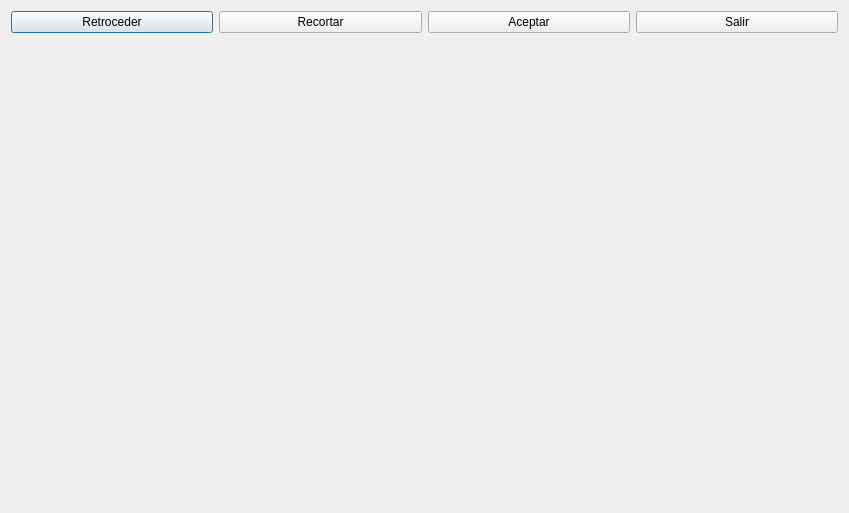
<?xml version="1.0" encoding="UTF-8"?>
<ui version="4.0">
 <class>Photoedit</class>
 <widget class="QDialog" name="Photoedit">
  <property name="geometry">
   <rect>
    <x>0</x>
    <y>0</y>
    <width>849</width>
    <height>513</height>
   </rect>
  </property>
  <property name="cursor">
   <cursorShape>CrossCursor</cursorShape>
  </property>
  <property name="windowTitle">
   <string>Dialog</string>
  </property>
  <layout class="QGridLayout" name="gridLayout_2">
   <item row="0" column="0">
    <layout class="QGridLayout" name="gridLayout">
     <item row="0" column="0">
      <widget class="QPushButton" name="PB_retroceder">
       <property name="cursor">
        <cursorShape>CrossCursor</cursorShape>
       </property>
       <property name="text">
        <string>Retroceder</string>
       </property>
      </widget>
     </item>
     <item row="0" column="1">
      <widget class="QPushButton" name="PB_recortar">
       <property name="cursor">
        <cursorShape>CrossCursor</cursorShape>
       </property>
       <property name="text">
        <string>Recortar</string>
       </property>
      </widget>
     </item>
     <item row="0" column="2">
      <widget class="QPushButton" name="PB_aceptar">
       <property name="cursor">
        <cursorShape>CrossCursor</cursorShape>
       </property>
       <property name="text">
        <string>Aceptar</string>
       </property>
      </widget>
     </item>
     <item row="0" column="3">
      <widget class="QPushButton" name="PB_salir">
       <property name="cursor">
        <cursorShape>CrossCursor</cursorShape>
       </property>
       <property name="mouseTracking">
        <bool>false</bool>
       </property>
       <property name="text">
        <string>Salir</string>
       </property>
      </widget>
     </item>
    </layout>
   </item>
   <item row="1" column="0">
    <spacer name="verticalSpacer">
     <property name="orientation">
      <enum>Qt::Vertical</enum>
     </property>
     <property name="sizeHint" stdset="0">
      <size>
       <width>20</width>
       <height>40</height>
      </size>
     </property>
    </spacer>
   </item>
  </layout>
 </widget>
 <resources/>
 <connections/>
</ui>
